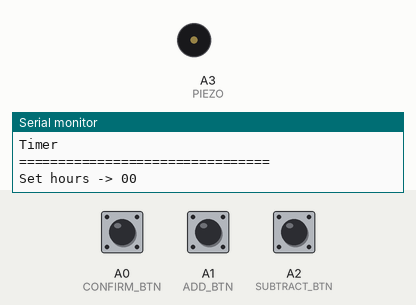
Bench run of a sketch on a simulated Arduino Uno, built with avr-gcc and run on an emulated ATmega328P. On the bench: buzzer (waves = sounding), the last lines printed to the serial monitor. The inputs (shaded band) are chosen by the test bench; at power-on: A0 (CONFIRM_BTN) HIGH, A1 (ADD_BTN) HIGH, A2 (SUBTRACT_BTN) HIGH.

Above: at 1.2 s.
1.3 s: A0 (CONFIRM_BTN) pulled LOW for 0.15 s
At 1.8 s:
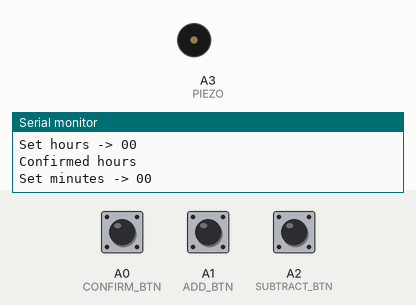
2.9 s: A1 (ADD_BTN) pulled LOW for 0.15 s
At 4.1 s:
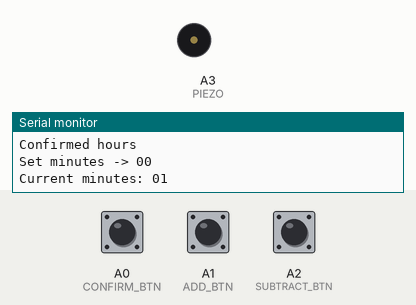
4.5 s: A0 (CONFIRM_BTN) pulled LOW for 1 s
At 5.4 s:
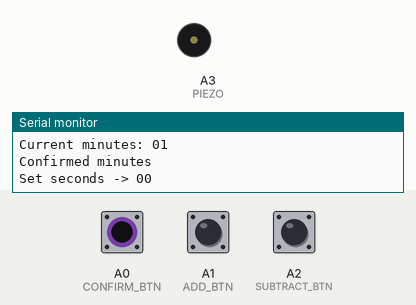
7.0 s: A2 (SUBTRACT_BTN) pulled LOW for 0.15 s
At 8.3 s:
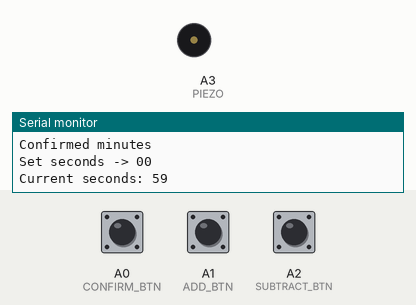
8.6 s: A0 (CONFIRM_BTN) pulsed LOW 2 times (0.12 s each, 0.3 s apart)
At 8.96 s:
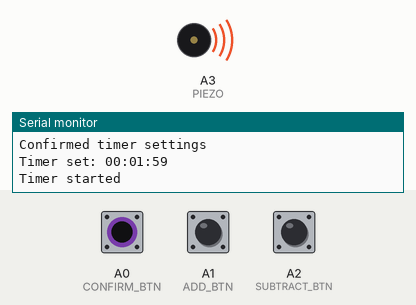
10.7 s: A0 (CONFIRM_BTN) driven LOW and A1 (ADD_BTN) driven LOW
At 11.4 s:
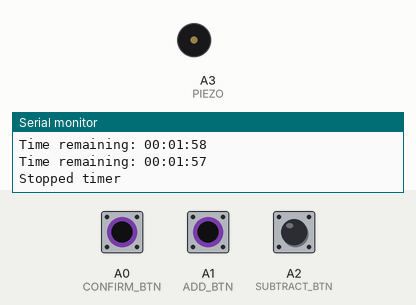
Timing chart, 0 to 13.2 s (numbered marks = the images above; inputs shaded):
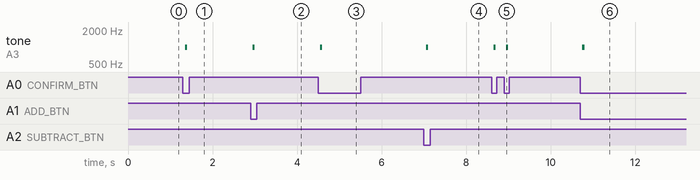

Measured:
- after the input at 1.3 s, tone on A3 (PIEZO): silent → 1000 Hz after 0.05 s, → silent 0.05 s later
- after the input at 2.9 s, tone on A3 (PIEZO): silent → 1000 Hz after 0.05 s, → silent 0.05 s later
- after the input at 4.5 s, tone on A3 (PIEZO): silent → 1000 Hz after 0.05 s, → silent 0.05 s later
- after the input at 7.0 s, tone on A3 (PIEZO): silent → 1000 Hz after 0.05 s, → silent 0.05 s later
- after the input at 8.6 s, tone on A3 (PIEZO): alternates 1000 Hz for 0.05 s and silent for 0.25 s, 4 changes in all, then stays silent, starting after 0.05 s
- after the input at 10.7 s, tone on A3 (PIEZO): silent → 1000 Hz after 0.05 s, → silent 0.05 s later

The sketch:

Timer.ino
```cpp
// Button pins
const byte CONFIRM_BTN = A0;
const byte ADD_BTN = A1;
const byte SUBTRACT_BTN = A2;

// Piezo pin
const byte PIEZO = A3;

// Last button states
int lastConfirmState = HIGH;
int lastAddState = HIGH;
int lastSubtractState = HIGH;

// Button states
int confirmState = HIGH;
int addState = HIGH;
int subtractState = HIGH;

// Helper variables
unsigned long lastDebounceTimeConfirm = 0;
unsigned long lastDebounceTimeAdd = 0;
unsigned long lastDebounceTimeSubtract = 0;
const unsigned long debounceDelay = 50;
byte currentSetting = 0;
bool settingTimer = true;
bool startedTimer = false;

// Timer variables
String timerValue = "00:00:00";
int currentHours, currentMinutes, currentSeconds;

// Countdown variables
unsigned long previousMillis = 0;
const unsigned long interval = 1000;

void setup() {
  // Set inputs & outputs
  pinMode(CONFIRM_BTN, INPUT_PULLUP);
  pinMode(ADD_BTN, INPUT_PULLUP);
  pinMode(SUBTRACT_BTN, INPUT_PULLUP);
  pinMode(PIEZO, OUTPUT);

  // Start serial communcation with default message
  Serial.begin(9600);
  Serial.println("================================");
  Serial.println("Timer");
  Serial.println("================================");
  Serial.print("Set hours -> ");
  Serial.println(formatTimerValues(currentHours));
}

void loop() {
  // If the timer is in setting mode
  if (settingTimer) {
    // CONFIRM_BTN -> confirms values (hours, minutes, seconds)
    debounceBtn(CONFIRM_BTN, &confirmState, &lastConfirmState, &lastDebounceTimeConfirm, []() {
      handleValueConfirm();
    });

    // ADD_BTN -> adds values (hours, minutes, seconds)
    debounceBtn(ADD_BTN, &addState, &lastAddState, &lastDebounceTimeAdd, []() {
      handleAdd();
    });

    // SUBTRACT_BTN -> subtracts values (hours, minutes, seconds)
    debounceBtn(SUBTRACT_BTN, &subtractState, &lastSubtractState, &lastDebounceTimeSubtract, []() {
      handleSubtract();
    });
  }
  // If timer is not started
  else if (!startedTimer) {
    // CONFIRM_BTN -> starts the timer
    debounceBtn(CONFIRM_BTN, &confirmState, &lastConfirmState, &lastDebounceTimeConfirm, []() {
      handleTimerStart();
    });
  }
  // If timer is started
  else if (startedTimer) {
    // Countdown begins
    handleCountdown();

    // CONFIRM_BTN -> stops the timer
    debounceBtn(CONFIRM_BTN, &confirmState, &lastConfirmState, &lastDebounceTimeConfirm, []() {
      handleTimerStop();
    });
  }
}

// Piezo function when timer goes off
void timerAlarm() {
  Serial.println("!!!TIME IS UP!!!");
  for (int i = 0; i < 3; i++) {
    for (int i = 0; i < 3; i++) {
      tone(PIEZO, 1000, 100);
      delay(200);
    }
    delay(1000);
  }
}

// Timer countdown logic
void handleCountdown() {
  unsigned long currentMillis = millis();

  // Every 1 second
  if (currentMillis - previousMillis >= interval) {
    previousMillis = currentMillis;

    // If seconds are greater than 0 -> subtract 1 from seconds
    if (currentSeconds > 0) {
      currentSeconds--;
    }
    // If minutes are greater than 0 -> subtract 1 from minutes & set seconds to 59
    else if (currentMinutes > 0) {
      currentMinutes--;
      currentSeconds = 59;
    }
    // If hours are greater than 0 -> subtract 1 from hours & set seconds + minutes to 59
    else if (currentHours > 0) {
      currentHours--;
      currentMinutes = 59;
      currentSeconds = 59;
    }
    // When countdown is over -> piezo goes off & reset everything to default
    else {
      timerAlarm();

      startedTimer = false;
      settingTimer = true;
      currentSetting = 0;
      currentHours = 0;
      currentMinutes = 0;
      currentSeconds = 0;

      Serial.println("Set new timer: ");
      Serial.print("Set hours -> ");
      Serial.println(formatTimerValues(currentHours));
      return;
    }

    // Update and display current timer value
    timerValue = formatTimerValues(currentHours) + ":" + formatTimerValues(currentMinutes) + ":" + formatTimerValues(currentSeconds);
    Serial.print("Time remaining: ");
    Serial.println(timerValue);
  }
}

// Function to handle value confirmations (hours, minutes, seconds)
void handleValueConfirm() {
  tone(PIEZO, 1000, 50);
  switch (currentSetting) {
    // Hours
    case 0:
      Serial.println("Confirmed hours");
      Serial.print("Set minutes -> ");
      Serial.println(formatTimerValues(currentMinutes));
      break;
    // Minutes
    case 1:
      Serial.println("Confirmed minutes");
      Serial.print("Set seconds -> ");
      Serial.println(formatTimerValues(currentSeconds));
      break;
    // Seconds
    case 2:
      Serial.println("Confirmed timer settings");
      Serial.print("Timer set: ");
      timerValue = formatTimerValues(currentHours) + ":" + formatTimerValues(currentMinutes) + ":" + formatTimerValues(currentSeconds);
      Serial.println(timerValue);
      settingTimer = false;
      break;
  }
  currentSetting++;
  if (currentSetting == 3) currentSetting = 0;
}

// Function to handle adding to values (hours, minutes, seconds)
void handleAdd() {
  tone(PIEZO, 1000, 50);
  switch (currentSetting) {
    // Hours
    case 0:
      currentHours++;
      if (currentHours > 23) {
        currentHours = 0;
      }
      Serial.print("Current hours: ");
      Serial.println(formatTimerValues(currentHours));
      break;
    // Minutes
    case 1:
      currentMinutes++;
      if (currentMinutes > 59) {
        currentMinutes = 0;
      }
      Serial.print("Current minutes: ");
      Serial.println(formatTimerValues(currentMinutes));
      break;
    // Seconds
    case 2:
      currentSeconds++;
      if (currentSeconds > 59) {
        currentSeconds = 0;
      }
      Serial.print("Current seconds: ");
      Serial.println(formatTimerValues(currentSeconds));
      break;
  }
}

// Function to handle subtraction from values (hours, minutes, seconds)
void handleSubtract() {
  tone(PIEZO, 1000, 50);
  switch (currentSetting) {
    // Hours
    case 0:
      currentHours--;
      if (currentHours < 0) {
        currentHours = 23;
      }
      Serial.print("Current hours: ");
      Serial.println(formatTimerValues(currentHours));
      break;
    // Minutes
    case 1:
      currentMinutes--;
      if (currentMinutes < 0) {
        currentMinutes = 59;
      }
      Serial.print("Current minutes: ");
      Serial.println(formatTimerValues(currentMinutes));
      break;
    // Seconds
    case 2:
      currentSeconds--;
      if (currentSeconds < 0) {
        currentSeconds = 59;
      }
      Serial.print("Current seconds: ");
      Serial.println(formatTimerValues(currentSeconds));
      break;
  }
}

// Function to handle start of timer
void handleTimerStart() {
  tone(PIEZO, 1000, 50);
  Serial.println("Timer started");
  startedTimer = true;
}

// Function to handle pause of timer
void handleTimerStop() {
  tone(PIEZO, 1000, 50);
  Serial.println("Stopped timer");
  startedTimer = false;
}

// Function to format values correctly (hours, minutes seconds)
String formatTimerValues(int value) {
  String valueStr = String(value);

  if (value < 10) {
    valueStr = "0" + valueStr;
  }

  return valueStr;
}

// Function for button debouncing
void debounceBtn(byte btnPin, int* btnState, int* lastBtnState, unsigned long* lastDebounceTime, void (*callback)()) {
  int reading = digitalRead(btnPin);

  // If the switch changed, due to noise or pressing:
  if (reading != *lastBtnState) {
    *lastDebounceTime = millis();
  }

  // If the reading has been stable for longer than the debounce delay
  if ((millis() - *lastDebounceTime) > debounceDelay) {
    // If the button state has actually changed:
    if (reading != *btnState) {
      *btnState = reading;

      // Only call callback on button press (HIGH to LOW transition)
      if (*btnState == LOW) {
        callback();
      }
    }
  }

  // Save the reading for next time
  *lastBtnState = reading;
}
```
